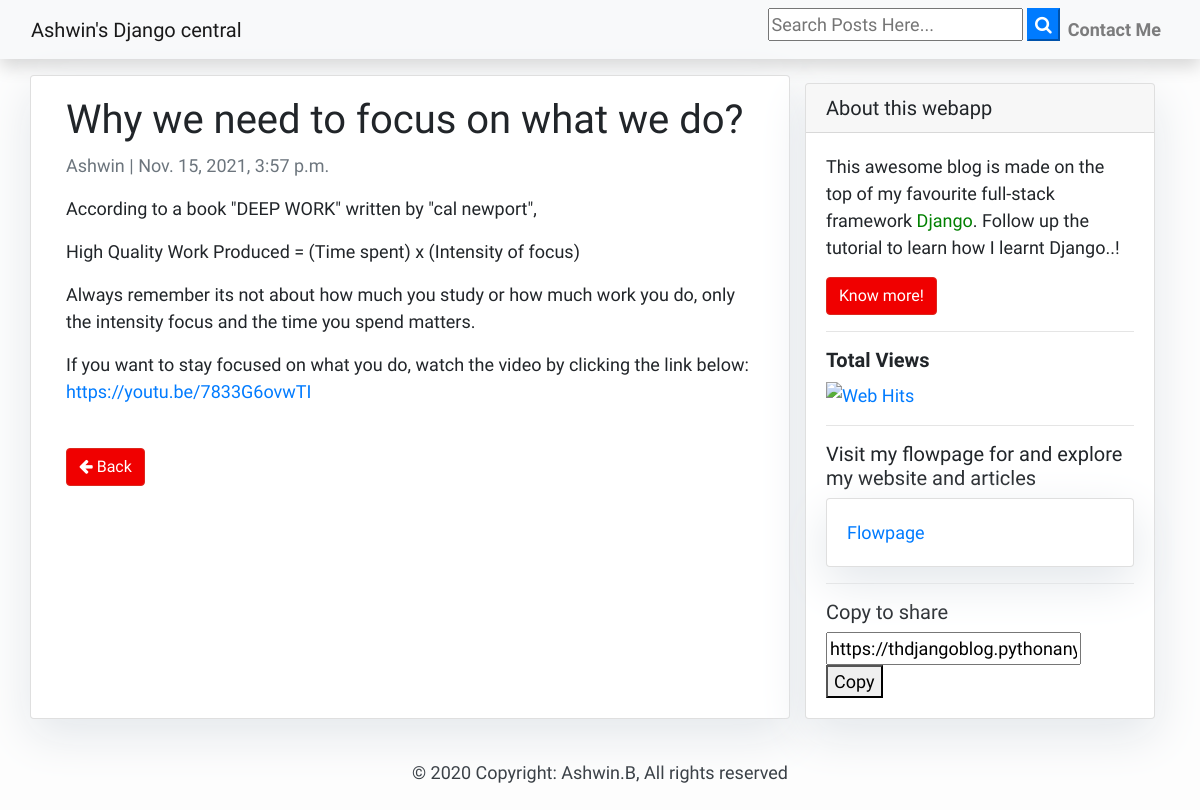
The app's page /post/4/ with its own data.
### blogapp/models.py (models this page shows)
class Post(models.Model):
    author = models.ForeignKey(User, on_delete= models.CASCADE)
    title = models.CharField(max_length=200)
    text = models.TextField()
    created_date = models.DateTimeField(auto_now_add=True)
    published_date = models.DateTimeField(auto_now=True,null=True)
    class Meta:
        ordering = ['-published_date',]

### blogapp/views.py (the view)
# urls.py: path('post/<int:pk>/', views.post_detail, name='post_detail'),
def post_detail(request, pk):
    post = get_object_or_404(Post, pk=pk)
    return render(request, 'post_detail.html', {'post': post})

### blogapp/templatetags/url_target_blank.py (called while the page is built)
def url_target_blank(text):
    return text.replace('<a ', '<a target="_blank" ')

### blogapp/templates/post_detail.html
{% extends 'base.html' %} {% block content %}
{% load url_target_blank %}
<div class="container">
  <div class="row">
    <div class="col-md-8 card mb-4  mt-3 left  top">
      <div class="card-body">
        <h1>{% block title %} {{ post.title }} {% endblock title %}</h1>
        <p class=" text-muted">{{ post.author }} | {{ post.published_date }}</p>
        <p class="card-text ">{{ post.text|linebreaks | safe|urlize|url_target_blank }}</p>
        <br>
        <a href="/" class="btn btn-danger"><i class="fa fa-arrow-left" aria-hidden="true"></i>&nbsp;Back</a>
      </div>
    </div>
    {% block sidebar %} {% include 'sidebar.html' %} {% endblock sidebar %}
  </div>
</div>
{% endblock content %}

### blogapp/templates/base.html (style rules this page uses)
body { font-family: 'Mukta', sans-serif; font-size: 18px; background-color: #fdfdfd; }
.btn-danger { color: #fff; background-color: #f00000; border-color: #dc281e; }
.card { box-shadow: 0 16px 48px #E3E7EB; }

### records on screen
Post: title "Why we need to focus on what we do?", author "Ashwin", published_date "Nov. 15, 2021, 3:57 p.m.", text|url_target_blank "According to a book \"DEEP WORK\" written by \"cal newport\", High Quality Work Produced = (Time spent) x (Intensity of focus) Always remember its not about how much you study or how much work you do, only the intensity focus and the time you spend matters. If you want to stay focused on what you do, watch the video by clicking the link below: https://youtu.be/7833G6ovwTI"
